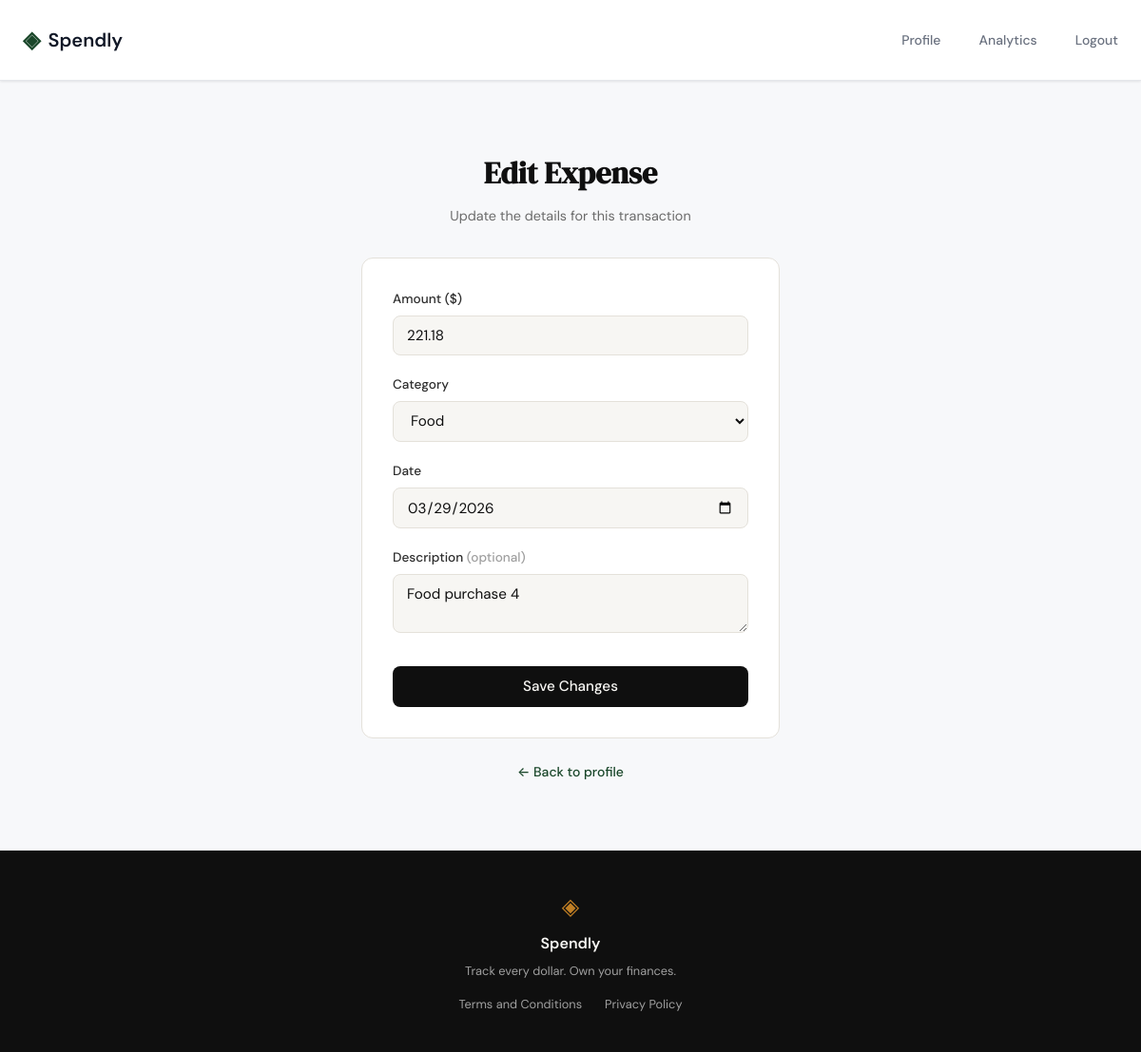
The page /expenses/28/edit (signed in) on the database its author committed.
### tables this page shows
CREATE TABLE expenses (
            id INTEGER PRIMARY KEY AUTOINCREMENT,
            user_id INTEGER NOT NULL REFERENCES users(id),
            amount REAL NOT NULL,
            category TEXT NOT NULL,
            date TEXT NOT NULL,
            description TEXT,
            created_at TEXT DEFAULT (datetime('now'))
        );

### app.py (the view, shortened to what this page needs)
@app.route("/expenses/<int:expense_id>/edit", methods=["GET", "POST"])
def edit_expense(expense_id):
    if "user_id" not in session:
        flash("Please log in to access this page", "warning")
        return redirect(url_for("login"))
    conn = get_db()
    expense = conn.execute(
        "SELECT * FROM expenses WHERE id = ? AND user_id = ?",
        (expense_id, session["user_id"])
    ).fetchone()
    if not expense:
        conn.close()
        flash("Expense not found", "error")
        return redirect(url_for("profile"))
    conn.close()
    return render_template(
        "edit_expense.html",
        expense=expense,
        errors=[],
        categories=EXPENSE_CATEGORIES,
        form={"amount": expense["amount"], "category": expense["category"],
              "date": expense["date"], "description": expense["description"] or ""},
    )

### database/db.py (called while the page is built)
def get_db():
    conn = sqlite3.connect(DB_PATH)
    conn.row_factory = sqlite3.Row
    conn.execute("PRAGMA foreign_keys = ON")
    return conn

### templates/edit_expense.html (shortened to what this page needs)
{% extends "base.html" %}
{% block content %}
<section class="auth-section">
  <div class="auth-container">
    <div class="auth-header">
      <h1 class="auth-title">Edit Expense</h1>
      <p class="auth-subtitle">Update the details for this transaction</p>
    </div>
    <div class="auth-card">
      <form method="POST" action="{{ url_for('edit_expense', expense_id=expense.id) }}">
        <div class="form-group">
          <label for="amount">Amount ($)</label>
          <input type="number" id="amount" name="amount"
                 class="form-input" placeholder="0.00"
                 step="0.01" min="0.01"
                 value="{{ form.amount }}" required autofocus>
        </div>
        <div class="form-group">
          <label for="category">Category</label>
          <select id="category" name="category" class="form-input" required>
            {% for cat in categories %}
            <option value="{{ cat }}" {% if form.category == cat %}selected{% endif %}>{{ cat }}</option>
            {% endfor %}
          </select>
        </div>
        <div class="form-group">
          <label for="date">Date</label>
          <input type="date" id="date" name="date"
                 class="form-input"
                 value="{{ form.date }}" required>
        </div>
        <div class="form-group">
          <label for="description">
            Description <span style="color:var(--ink-faint)">(optional)</span>
          </label>
          <textarea id="description" name="description"
                    class="form-input" rows="2"
                    placeholder="e.g. Grocery shopping">{{ form.description }}</textarea>
        </div>
        <button type="submit" class="btn-submit">Save Changes</button>
      </form>
    </div>
    <p class="auth-switch">
      <a href="{{ url_for('profile') }}">← Back to profile</a>
    </p>
  </div>
</section>
{% endblock %}

### static/css/style.css (style rules this page uses)
:root { --ink: #0f0f0f; --ink-soft: #2d2d2d; --ink-muted: #6b6b6b; --ink-faint: #a0a0a0; --paper: #f7f6f3; --paper-warm: #f0ede6; --paper-card: #ffffff; --accent: #1a472a; --accent-light: #e8f0eb; --accent-2: #c17f24; --accent-2-light: #fdf3e3; --danger: #c0392b; --danger-light: #fdecea; --border: #e4e1da; --border-soft: #eeebe4; --font-display: 'DM Serif Display', Georgia, serif; --font-body: 'DM Sans', system-ui, sans-serif; --max-width: 1200px; --auth-width: 440px; --radius-sm: 6px; --radius-md: 12px; --radius-lg: 20px; }
*, *::before, *::after { box-sizing: border-box; margin: 0; padding: 0; }
html { font-size: 16px; scroll-behavior: smooth; }
body { background: var(--paper); color: var(--ink); font-family: var(--font-body); font-size: 1rem; line-height: 1.6; -webkit-font-smoothing: antialiased; }
a { color: inherit; text-decoration: none; }
.auth-section { min-height: calc(100vh - 60px - 100px); display: flex; align-items: center; justify-content: center; padding: 3rem 2rem; }
.auth-container { width: 100%; max-width: var(--auth-width); }
.auth-header { text-align: center; margin-bottom: 2rem; }
.auth-title { font-family: var(--font-display); font-size: 2rem; color: var(--ink); margin-bottom: 0.5rem; }
.auth-subtitle { font-size: 0.9rem; color: var(--ink-muted); }
.auth-card { background: var(--paper-card); border: 1px solid var(--border); border-radius: var(--radius-md); padding: 2rem; margin-bottom: 1.5rem; }
.form-group { margin-bottom: 1.25rem; }
.form-group label { display: block; font-size: 0.85rem; font-weight: 500; color: var(--ink-soft); margin-bottom: 0.4rem; }
.form-input { width: 100%; padding: 0.6rem 0.875rem; border: 1px solid var(--border); border-radius: var(--radius-sm); font-family: var(--font-body); font-size: 0.95rem; color: var(--ink); background: var(--paper); outline: none; transition: border-color 0.2s; }
.form-input::placeholder { color: var(--ink-faint); }
.btn-submit { width: 100%; padding: 0.7rem; background: var(--ink); color: var(--paper); border: none; border-radius: var(--radius-sm); font-family: var(--font-body); font-size: 0.95rem; font-weight: 500; cursor: pointer; transition: background 0.2s; margin-top: 0.5rem; }
.auth-switch { text-align: center; font-size: 0.875rem; color: var(--ink-muted); }
.auth-switch a { color: var(--accent); font-weight: 500; }

### static/css/profile.css (style rules this page uses)
:root { --color-bg: #F7F8FA; --color-surface: #FFFFFF; --color-text-primary: #111827; --color-text-secondary: #6B7280; --color-border: #E5E7EB; --color-primary: #6366F1; --color-primary-light: #EDE9FE; --color-accent: #10B981; --color-danger: #EF4444; --color-danger-light: #FEE2E2; --color-warning: #F59E0B; --space-1: 4px; --space-2: 8px; --space-3: 12px; --space-4: 16px; --space-5: 24px; --space-6: 32px; --radius-sm: 8px; --radius-md: 12px; --radius-lg: 16px; --shadow-sm: 0 1px 2px rgba(0, 0, 0, 0.04), 0 1px 3px rgba(0, 0, 0, 0.06); --shadow-card: 0 4px 6px -1px rgba(0, 0, 0, 0.1), 0 2px 4px -1px rgba(0, 0, 0, 0.06); }
* { box-sizing: border-box; }
body { font-family: 'DM Sans', -apple-system, BlinkMacSystemFont, 'Segoe UI', Roboto, sans-serif; background-color: var(--color-bg); color: var(--color-text-primary); margin: 0; padding: 0; }

### rows shown on the page
expenses: amount "221.18", category "Food", date "03/29/2026", description "Food purchase 4"
